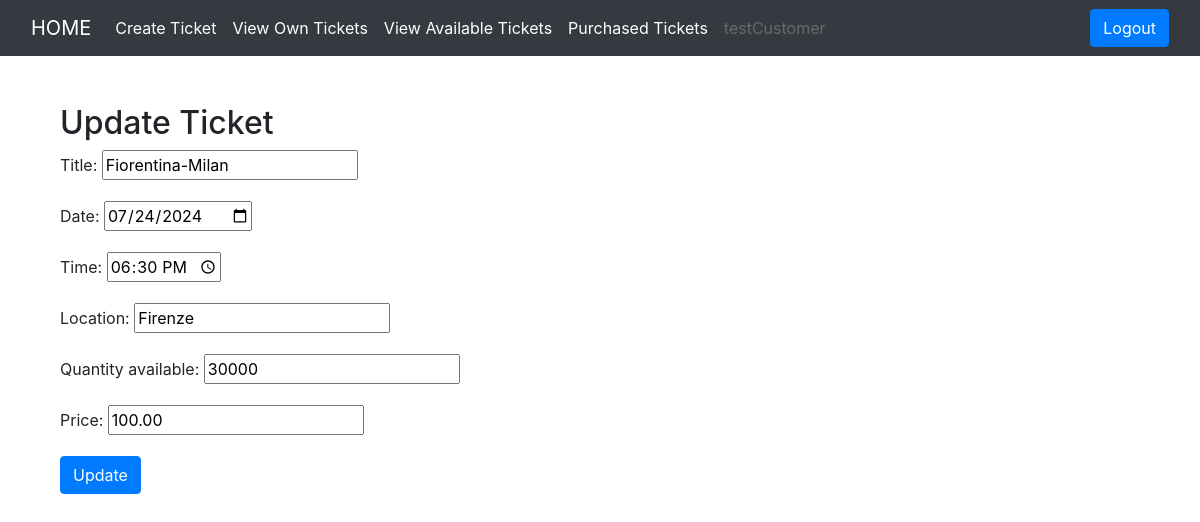
The page /ticket/update-ticket/1/ (signed in) on the database its author committed.
### users/models.py (models this page shows, shortened)
class User(AbstractUser):
    is_customer = models.BooleanField(default=False)
    is_employee = models.BooleanField(default=False)

### ticket/models.py (models this page shows, shortened)
class Ticket(models.Model):
    ticket_number = models.UUIDField(default=uuid.uuid4)
    title = models.CharField(max_length=100)
    price = models.DecimalField(max_digits=10, decimal_places=2, default=0.00)
    date = models.DateTimeField()
    time = models.TimeField(default='00:00')
    location = models.CharField(max_length=100, default='Da Definire')
    quantity_available = models.PositiveIntegerField(default=0)
    is_purchased = models.BooleanField(default=False)
    created_by = models.ForeignKey(User, on_delete=models.CASCADE, related_name='ticket_created_by')
    assigned_to = models.ForeignKey(User, on_delete=models.CASCADE, null=True, blank=True)
    is_resolved = models.BooleanField(default=False)
    accepted_date = models.DateTimeField(null=True, blank=True)
    status_choices = (
        ('completed', 'completed'),
        ('pending', 'pending'),
        ('accepted', 'accepted')
    )
    ticket_status = models.CharField(max_length=20, choices=status_choices)

### ticket/views.py (the view)
# urls.py: path('update-ticket/<int:id>/', views.update_ticket, name='update-ticket'),
def update_ticket(request, id):
    ticket = get_object_or_404(Ticket, pk=id)
    if request.method == 'POST':
        form = UpdateTicketForm(request.POST, instance=ticket)
        if form.is_valid():
            form.save()
            messages.info(request, 'Ticket information has been updated')
            return redirect('dashboard')
        else:
            messages.warning(request, 'Something went wrong. Please check the form.')
    else:
        form = UpdateTicketForm(instance=ticket)
    context = {'form': form, 'ticket': ticket}
    return render(request, 'ticket/update_ticket.html', context)

### ticket/form.py
class UpdateTicketForm(forms.ModelForm):
    class Meta:
        model = Ticket
        fields = ['title', 'date', 'time', 'location', 'quantity_available', 'price']
        widgets = {
            'date': forms.DateInput(attrs={'type': 'date'}),
            'time': forms.TimeInput(attrs={'type': 'time'})
        }

### templates/ticket/update_ticket.html (shortened to what this page needs)
{% extends 'base.html' %}
{% block content %}
<div class="container mt-5">
    <h2>Update Ticket</h2>
    <form method="POST">
        {{ form.as_p }}
        <button type="submit" class="btn btn-primary">Update</button>
    </form>
</div>
{% endblock content %}

### templates/base.html (shortened to what this page needs)
<!DOCTYPE html>
<html lang="en">
<head>
    <link rel="stylesheet" href="https://stackpath.bootstrapcdn.com/bootstrap/4.3.1/css/bootstrap.min.css">
</head>
<body>
{% if request.user.is_customer %}
<nav class="navbar navbar-expand-lg navbar-dark bg-dark">
    <div class="container-fluid">
        <a class="navbar-brand" href="/">HOME</a>
        <div class="collapse navbar-collapse" id="navbarSupportedContent">
            <ul class="navbar-nav mr-auto">
                <li class="nav-item">
                    <a class="nav-link active" href="{% url 'create-ticket' %}">Create Ticket</a>
                </li>
                <li class="nav-item">
                    <a class="nav-link active" href="{% url 'all-tickets' %}">View Own Tickets</a>
                </li>
                <li class="nav-item">
                    <a class="nav-link active" href="{% url 'all-available-tickets' %}">View Available Tickets</a>
                </li>
                <li class="nav-item">
                    <a class="nav-link active" href="{% url 'purchased-tickets' %}">Purchased Tickets</a>
                </li>
                <li class="nav-item">
                    <a class="nav-link disabled" href="#" tabindex="-1" aria-disabled="true">{{request.user.username}}</a>
                </li>
            </ul>
            <div class="ml-auto">
                <a href="{% url 'logout' %}" class="btn btn-primary me-2">Logout</a>
            </div>
        </div>
    </div>
</nav>
{% endif %}
<div class="container mt-5">
    {% block content %}
    {% endblock content %}
</div>
</body>
</html>

### rows shown on the page
User: user.username "testCustomer"
Ticket: title "Fiorentina-Milan", date "07/24/2024", time "18:30:00", location "Firenze", quantity_available "30000", price "100.00"
